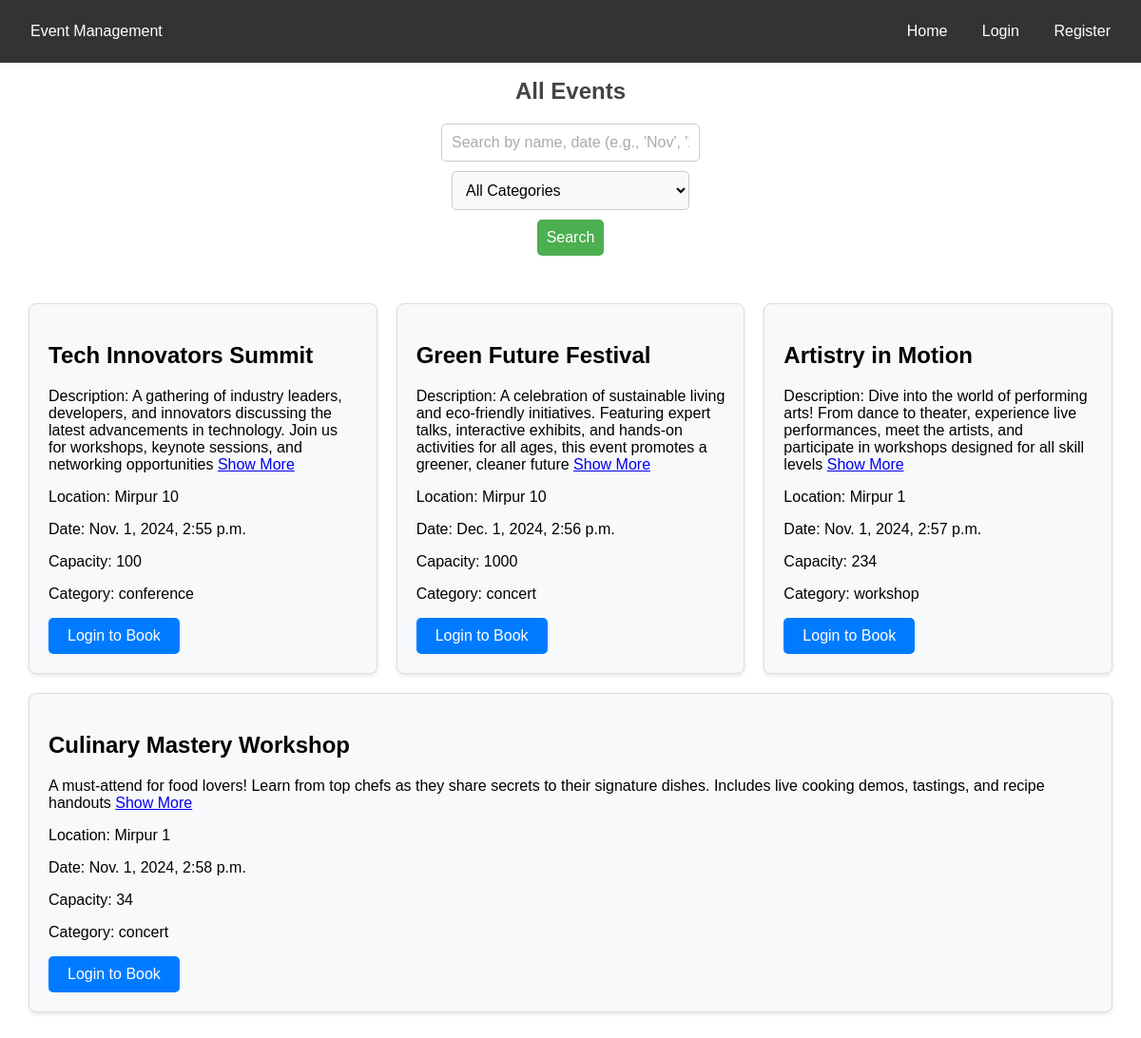
The page / on the database its author committed.
### event/models.py (models this page shows, shortened)
class Event(models.Model):
    CATEGORY_CHOICES = [
        ('conference', 'Conference'),
        ('concert', 'Concert'),
        ('workshop', 'Workshop'),
    ]
    name = models.CharField(max_length=200)
    description = models.TextField()
    location = models.CharField(max_length=200)
    date = models.DateTimeField()
    category = models.CharField(max_length=20, choices=CATEGORY_CHOICES)
    capacity = models.PositiveIntegerField()
    created_by = models.ForeignKey(
        User, on_delete=models.CASCADE, related_name="events")

### event_management/views.py (the view, shortened to what this page needs)
# urls.py: 2. Add a URL to urlpatterns:  path('', views.home, name='home')
def home(request):
    events = Event.objects.all()
    booked_events = []
    query = request.GET.get('search', '').strip()
    category = request.GET.get('category', '')
    if request.user.is_authenticated:
        booked_events = Booking.objects.filter(
            user=request.user).values_list('event_id', flat=True)
    if category:
        events = events.filter(category=category)
    return render(request, 'home.html', {
        'events': events,
        'booked_events': booked_events,
        'search_query': query,
        'selected_category': category,
    })

### templates/home.html (shortened to what this page needs)
{% extends 'base.html' %}
{% block content %}
{% load static %}
<link rel="stylesheet" href="{% static 'css/card.css' %}" />
<link rel="stylesheet" href="{% static 'css/search.css' %}" />
<h1>All Events</h1>
<form method="get" action="{% url 'home' %}">
  <input type="text" name="search" placeholder="Search by name, date (e.g., 'Nov', '2024', '1'), or location" value="{{ search_query }}">
  <select name="category">
      <option value="">All Categories</option>
  </select>
  <button type="submit">Search</button>
</form>
<div class="event-container">
  {% if events %}
    {% for event in events %}
      <div class="event-card">
        <h2>{{ event.name }}</h2>
        <p>
          <span class="description-preview">
            {{ event.description|truncatewords:50 }}
          </span>
          <a href="javascript:void(0);" onclick="toggleDescription(this)" class="toggle-btn">Show More</a>
        </p>
        <p>Location: {{ event.location }}</p>
        <p>Date: {{ event.date }}</p>
        <p>Capacity: {{ event.capacity }}</p>
        <p>Category: {{ event.category }}</p>
        {% if user.is_authenticated %}
        {% if event.id in booked_events %}
            <span class="booked-status btn-book">Booked</span>
        {% elif event.booking_set.count >= event.capacity %}
            <span class="booked-status btn-book">Fully Booked</span>
        {% else %}
            <a href="{% url 'book_event' event.id %}" class="btn-book">Book Now</a>
        {% endif %}
    {% else %}
        <a href="{% url 'login' %}" class="btn-book">Login to Book</a>
    {% endif %}
      </div>
    {% endfor %}
  {% else %}
    <h4>No events added</h4>
  {% endif %}
</div>
{% endblock %}

### templates/base.html (shortened to what this page needs)
{% load static %}
<!DOCTYPE html>
<html lang="en">
  <head>
    <link rel="stylesheet" href="{% static 'css/styles.css' %}" />
    <link rel="stylesheet" href="{% static 'css/form.css' %}" />
  </head>
  <body>
    <nav class="navbar">
      <div class="container">
        <a href="{% url 'home' %}" class="navbar-brand">Event Management</a>
        <div class="navbar-links">
          <a href="{% url 'home' %}">Home</a>
          {% if user.is_authenticated %}
          <a href="{% url 'user_profile' %}">Profile</a>
          <a href="{% url 'booked_events' %}">Bookings</a>
          <a href="{% url 'event_create' %}">Create Event</a>
          <a href="{% url 'my_event' %}">My Event</a>
          <a href="{% url 'user_logout' %}">Logout</a>
          {% else %}
          <a href="{% url 'login' %}">Login</a>
          <a href="{% url 'sign_up' %}">Register</a>
          {% endif %}
        </div>
      </div>
    </nav>
    <div class="content">{% block content %}{% endblock %}</div>
  </body>
</html>

### static/css/styles.css (style rules this page uses)
body { font-family: Arial, sans-serif; margin: 0; padding: 0; }
.navbar { background-color: #333; color: white; padding: 1em; }
.navbar .container { display: flex; justify-content: space-between; align-items: center; }
.navbar a { color: white; text-decoration: none; padding: 0.5em 1em; }

### static/css/form.css (style rules this page uses)
h1 { margin-bottom: 20px; font-size: 24px; text-align: center; color: #444; }
form { display: flex; flex-direction: column; }
input[type="email"], input[type="datetime-local"], input[type="password"], input[type="text"], input[type="date"], textarea, select { width: 100%; padding: 10px; border: 1px solid black; border-radius: 4px; font-size: 16px; transition: border-color 0.3s; }

### static/css/card.css (style rules this page uses)
.event-container { display: flex; flex-wrap: wrap; justify-content: space-between; margin: 0 auto; padding: 20px; max-width: 1200px; }
.event-card { background-color: #f8f9fa; border: 1px solid #ddd; border-radius: 8px; padding: 20px; margin: 10px; flex: 1 1 calc(25% - 20px); box-shadow: 0 2px 4px rgba(0, 0, 0, 0.1); transition: transform 0.3s; }
.btn-book { display: inline-block; padding: 10px 20px; background-color: #007bff; color: white; text-decoration: none; border-radius: 5px; transition: background-color 0.3s; }

### static/css/search.css (style rules this page uses)
form { display: flex; gap: 10px; align-items: center; margin-bottom: 20px; }
input[type="text"], select, button { padding: 10px; border: 1px solid #ccc; border-radius: 5px; font-size: 16px; }
input[type="text"], select { flex: 1; max-width: 250px; }
input[type="text"]::placeholder { color: #aaa; }
select { cursor: pointer; background-color: #f9f9f9; }
button { background-color: #4caf50; color: white; border: none; cursor: pointer; transition: background-color 0.3s ease; }

### rows shown on the page
Event: name "Tech Innovators Summit", description "Description: A gathering of industry leaders, developers, and innovators discussing the latest advancements in technology. Join us for workshops, keynote sessions, and networking opportunities", location "Mirpur 10", date "Nov. 1, 2024, 2:55 p.m.", capacity "100", category "conference"
Event: name "Green Future Festival", description "Description: A celebration of sustainable living and eco-friendly initiatives. Featuring expert talks, interactive exhibits, and hands-on activities for all ages, this event promotes a greener, cleaner future", location "Mirpur 10", date "Dec. 1, 2024, 2:56 p.m.", capacity "1000", category "concert"
Event: name "Artistry in Motion", description "Description: Dive into the world of performing arts! From dance to theater, experience live performances, meet the artists, and participate in workshops designed for all skill levels", location "Mirpur 1", date "Nov. 1, 2024, 2:57 p.m.", capacity "234", category "workshop"
Event: name "Culinary Mastery Workshop", description "A must-attend for food lovers! Learn from top chefs as they share secrets to their signature dishes. Includes live cooking demos, tastings, and recipe handouts", location "Mirpur 1", date "Nov. 1, 2024, 2:58 p.m.", capacity "34", category "concert"
